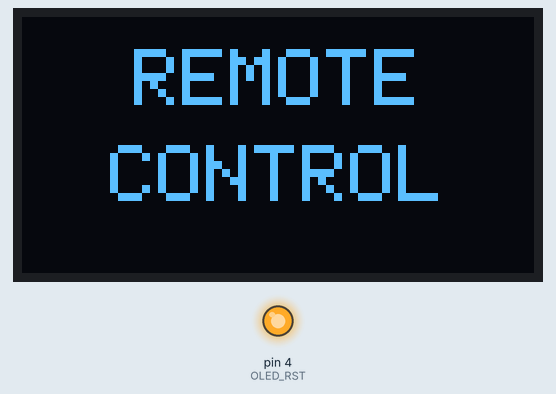
Simulated run of this sketch. Board: Arduino Uno, built with avr-gcc and run on an emulated ATmega328P. Shown: 128×64 one-colour display, output pins drawn as LEDs (lit = HIGH). Wiring (inferred from the names in the program): SSD1306 OLED at I2C address 0x3C.

Above: at 0.3 s.

The sketch:

block_py.ino
```cpp
#include <Servo.h>
#include <Wire.h>

const int NUM_SERVOS = 5;
Servo servos[NUM_SERVOS];
String line;

// ---------- OLED: write "REMOTE CONTROL" once, it stays on screen ----------
#define OLED_ADDR 0x3C
#define OLED_RST  4

const char GL_CH[] = "REMOTCNL ";
const uint8_t GL[][5] PROGMEM = {
  {0x7F,0x09,0x19,0x29,0x46}, // R
  {0x7F,0x49,0x49,0x49,0x41}, // E
  {0x7F,0x02,0x0C,0x02,0x7F}, // M
  {0x3E,0x41,0x41,0x41,0x3E}, // O
  {0x01,0x01,0x7F,0x01,0x01}, // T
  {0x3E,0x41,0x41,0x41,0x22}, // C
  {0x7F,0x04,0x08,0x10,0x7F}, // N
  {0x7F,0x40,0x40,0x40,0x40}, // L
  {0x00,0x00,0x00,0x00,0x00}, // space
};

void oCmd(uint8_t c) {
  Wire.beginTransmission(OLED_ADDR); Wire.write(0x00); Wire.write(c); Wire.endTransmission();
}
void oData(const uint8_t *d, uint8_t n) {
  Wire.beginTransmission(OLED_ADDR); Wire.write(0x40); Wire.write(d, n); Wire.endTransmission();
}
void oPos(uint8_t page, uint8_t col) {
  oCmd(0xB0 + page); oCmd(col & 0x0F); oCmd(0x10 | (col >> 4));
}

void oText2x(uint8_t page, uint8_t col, const char *s) {
  for (uint8_t half = 0; half < 2; half++) {
    oPos(page + half, col);
    for (const char *p = s; *p; p++) {
      const char *k = strchr(GL_CH, *p);
      uint8_t g = k ? (k - GL_CH) : 8;
      uint8_t out[12];
      for (uint8_t i = 0; i < 6; i++) {
        uint8_t b = (i < 5) ? pgm_read_byte(&GL[g][i]) : 0;
        uint8_t nib = half ? (b >> 4) : (b & 0x0F), e = 0;
        for (uint8_t j = 0; j < 4; j++) if (nib & (1 << j)) e |= 3 << (j * 2);
        out[i * 2] = e; out[i * 2 + 1] = e;
      }
      oData(out, 12);
    }
  }
}

void showRemoteControl() {
  pinMode(OLED_RST, OUTPUT);
  digitalWrite(OLED_RST, HIGH); delay(1);
  digitalWrite(OLED_RST, LOW);  delay(10);
  digitalWrite(OLED_RST, HIGH); delay(10);

  Wire.begin();
  Wire.setWireTimeout(3000, true);
  const uint8_t init[] = {0xAE,0xD5,0x80,0xA8,0x3F,0xD3,0x00,0x40,0x8D,0x14,
                          0x20,0x02,0xA1,0xC8,0xDA,0x12,0x81,0xCF,0xD9,0xF1,
                          0xDB,0x40,0xA4,0xA6};
  for (uint8_t i = 0; i < sizeof(init); i++) oCmd(init[i]);

  uint8_t zero[16] = {0};
  for (uint8_t pg = 0; pg < 8; pg++) { oPos(pg, 0); for (uint8_t i = 0; i < 8; i++) oData(zero, 16); }

  oText2x(1, 28, "REMOTE");
  oText2x(4, 22, "CONTROL");
  oCmd(0xAF);
  Wire.end();
}
// ---------------------------------------------------------------------------

String nextToken(const String &s, int &pos) {
  int end = s.indexOf(',', pos);
  int close = s.indexOf(']', pos);
  if (end == -1 || (close != -1 && close < end)) end = close;
  if (end == -1) end = s.length();
  String t = s.substring(pos, end);
  pos = end + 1;
  t.replace("'", "");
  t.replace("\"", "");
  t.trim();
  return t;
}

void handleLine(const String &s) {
  int pos = s.indexOf('[');
  if (pos == -1) return;
  pos++;
  String cmd = nextToken(s, pos);
  int a = nextToken(s, pos).toInt();
  int b = nextToken(s, pos).toInt();

  if (cmd == "setup") {
    Serial.println("succes");
  } else if (cmd == "servo_attach") {
    if (a >= 0 && a < NUM_SERVOS) servos[a].attach(b);
  } else if (cmd == "servo_write") {
    if (a >= 0 && a < NUM_SERVOS && servos[a].attached())
      servos[a].write(constrain(b, 0, 180));
  }
}

void setup() {
  Serial.begin(115200);
  line.reserve(64);
  showRemoteControl();
}

void loop() {
  while (Serial.available()) {
    char c = Serial.read();
    if (c == '\n') {
      line.trim();
      if (line.length()) handleLine(line);
      line = "";
    } else if (line.length() < 120) {
      line += c;
    }
  }
}
```
